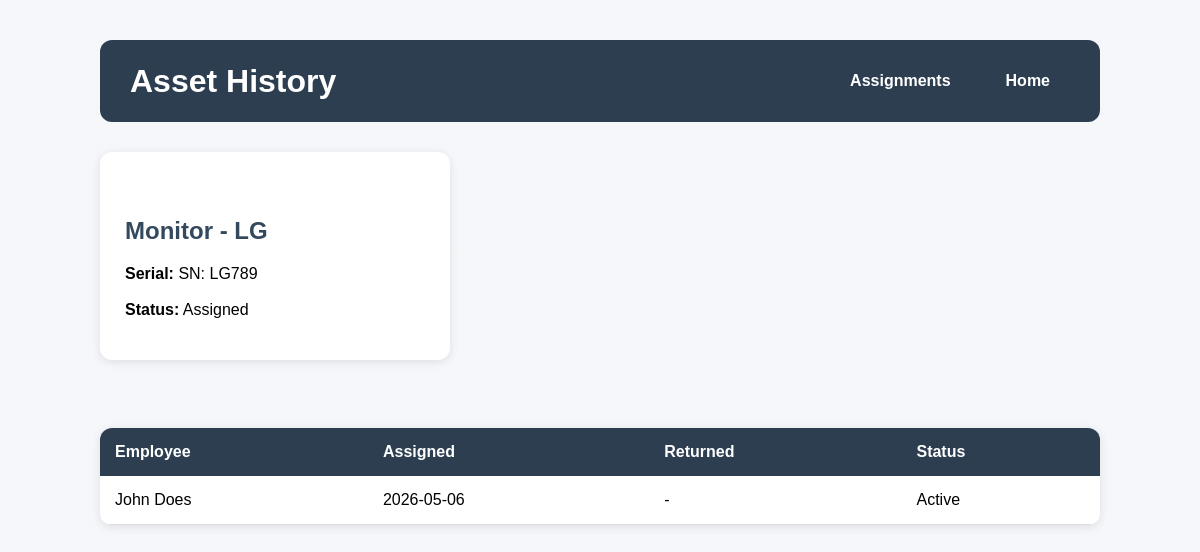
Page /asset/3 on the earlier database version.
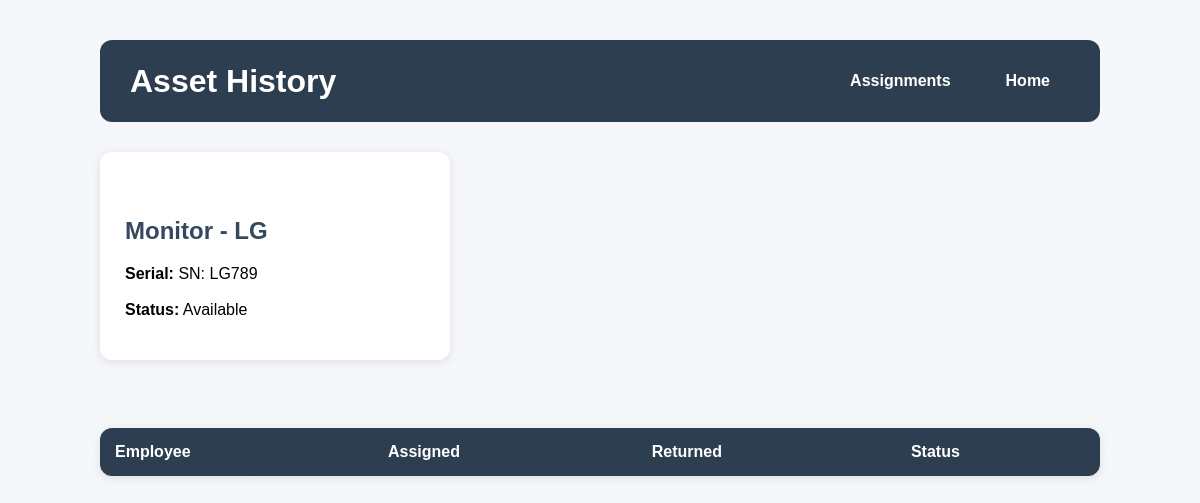
Same page on the later database version.
### tables this page shows
CREATE TABLE assets (
        id INTEGER PRIMARY KEY AUTOINCREMENT,
        category TEXT,
        brand TEXT,
        serial_number TEXT UNIQUE,
        status TEXT NOT NULL DEFAULT 'Available',
        purchase_date TEXT
    );

CREATE TABLE assignments (
        id INTEGER PRIMARY KEY AUTOINCREMENT,
        asset_id INTEGER NOT NULL,
        employee_id INTEGER NOT NULL,
        assigned_date TEXT NOT NULL,
        returned_date TEXT,
        status TEXT NOT NULL DEFAULT 'Active',

        FOREIGN KEY (asset_id) REFERENCES assets(id),
        FOREIGN KEY (employee_id) REFERENCES employees(id)
    );

### routes/assignments.py (the view)
    @app.route("/asset/<int:asset_id>")
    def asset_history(asset_id):
        history = get_asset_history(asset_id)
        asset = get_asset_details(asset_id)
        return render_template("assignments/history.html", history=history, asset=asset)

### models/asset.py (called while the page is built)
    def full_name(self):
        return f"{self.category} - {self.brand}"

    def serial(self):
        return f"SN: {self.serial_number}"

### models/employee.py (called while the page is built)
    def full_name(self):
        return f"{self.first_name} {self.last_name}"

### services/assignments.py (called while the page is built)
def get_asset_details(asset_id):
    conn = sqlite3.connect(DB_PATH)
    conn.row_factory = sqlite3.Row
    cursor = conn.cursor()
    cursor.execute("""
        SELECT *
        FROM assets
        WHERE id = ?
    """, (asset_id,))
    row = cursor.fetchone()
    conn.close()
    if row:
        return Asset(
            row["id"],
            row["category"],
            row["brand"],
            row["serial_number"],
            row["status"]
        )
    return None

### templates/assignments/history.html (shortened to what this page needs)
<!DOCTYPE html>
<html>
<head>
    <link rel="stylesheet"
          href="{{ url_for('static', filename='style.css') }}">
</head>
<body>
<div class="container">
    <div class="page-header">
        <h1>Asset History</h1>
        <div class="header-buttons">
            <a href="/assignments" class="btn">
                Assignments
            </a>
            <a href="/" class="btn">
                Home
            </a>
        </div>
    </div>
    <div class="asset-info">
        <h2>{{ asset.full_name() }}</h2>
        <p>
            <b>Serial:</b>
            {{ asset.serial() }}
            <br><br>
            <b>Status:</b>
            {{ asset.status }}
        </p>
    </div>
    <br>
    <table>
        <tr>
            <th>Employee</th>
            <th>Assigned</th>
            <th>Returned</th>
            <th>Status</th>
        </tr>
        {% for row in history %}
        <tr>
            <td>
                {{ row["employee"].full_name() }}
            </td>
            <td>
                {{ row["assigned_date"] }}
            </td>
            <td>
                {{ row["returned_date"] or "-" }}
            </td>
            <td>
                {{ row["status"] }}
            </td>
        </tr>
        {% endfor %}
    </table>
</div>
</body>
</html>

Differences in the rows shown:
removed assignments: employee.full_name "John Does", assigned_date "2026-05-06", row "-", status "Active"
changed assets: status "Assigned" → "Available"
